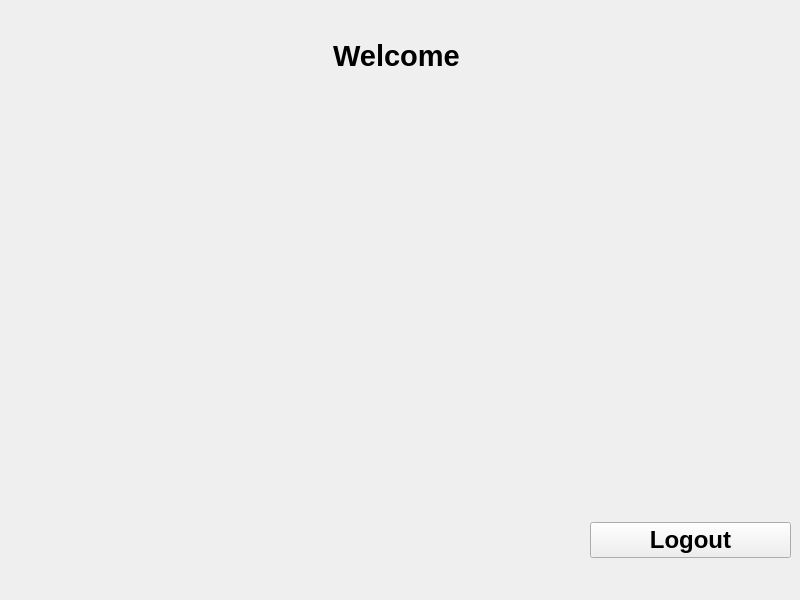
<?xml version="1.0" encoding="UTF-8"?>
<ui version="4.0">
 <class>MainWindow</class>
 <widget class="QMainWindow" name="MainWindow">
  <property name="geometry">
   <rect>
    <x>0</x>
    <y>0</y>
    <width>800</width>
    <height>600</height>
   </rect>
  </property>
  <property name="windowTitle">
   <string>MainWindow</string>
  </property>
  <property name="styleSheet">
   <string notr="true"/>
  </property>
  <widget class="QWidget" name="centralwidget">
   <widget class="QWidget" name="verticalLayoutWidget_4">
    <property name="geometry">
     <rect>
      <x>0</x>
      <y>0</y>
      <width>801</width>
      <height>111</height>
     </rect>
    </property>
    <layout class="QVBoxLayout" name="verticalLayout_3">
     <item>
      <widget class="QLabel" name="welcome_label">
       <property name="font">
        <font>
         <pointsize>22</pointsize>
         <weight>75</weight>
         <bold>true</bold>
        </font>
       </property>
       <property name="layoutDirection">
        <enum>Qt::LeftToRight</enum>
       </property>
       <property name="styleSheet">
        <string notr="true"/>
       </property>
       <property name="text">
        <string>Welcome </string>
       </property>
       <property name="alignment">
        <set>Qt::AlignCenter</set>
       </property>
      </widget>
     </item>
    </layout>
   </widget>
   <widget class="QWidget" name="verticalWidget_3" native="true">
    <property name="geometry">
     <rect>
      <x>590</x>
      <y>500</y>
      <width>201</width>
      <height>80</height>
     </rect>
    </property>
    <layout class="QVBoxLayout" name="BottomLayout">
     <item>
      <widget class="QPushButton" name="logout_button">
       <property name="font">
        <font>
         <pointsize>18</pointsize>
         <weight>75</weight>
         <bold>true</bold>
        </font>
       </property>
       <property name="text">
        <string>Logout</string>
       </property>
      </widget>
     </item>
    </layout>
   </widget>
  </widget>
 </widget>
 <resources/>
 <connections/>
</ui>
